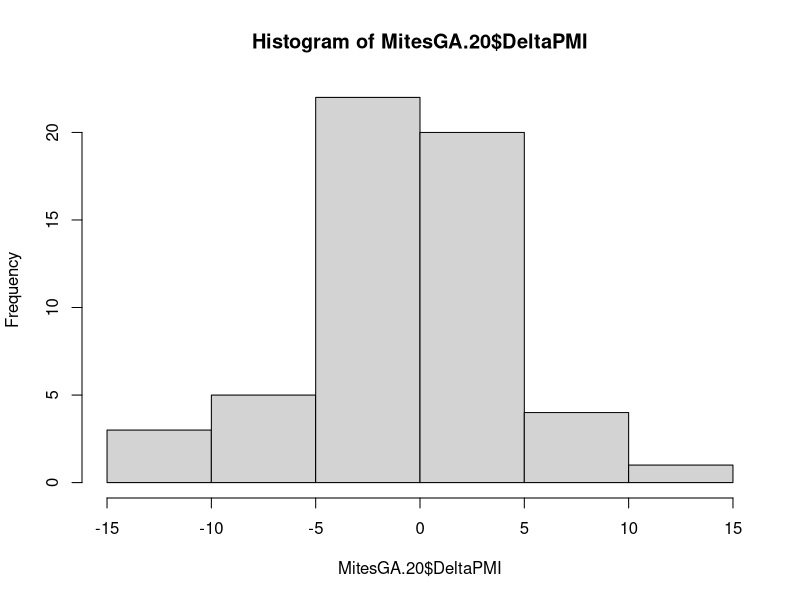
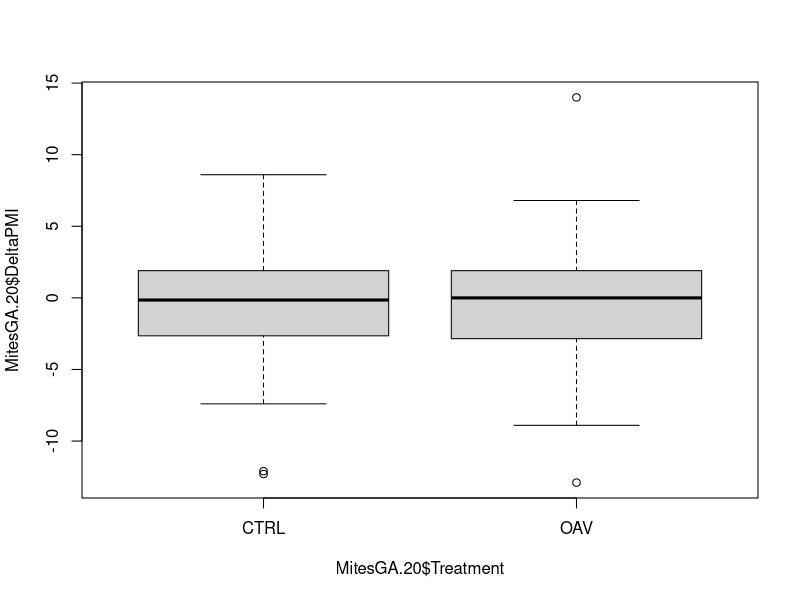
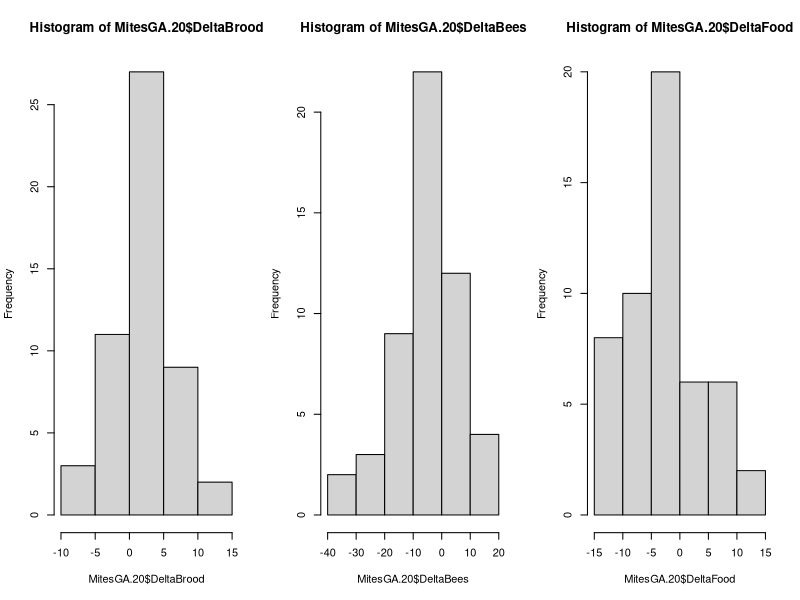
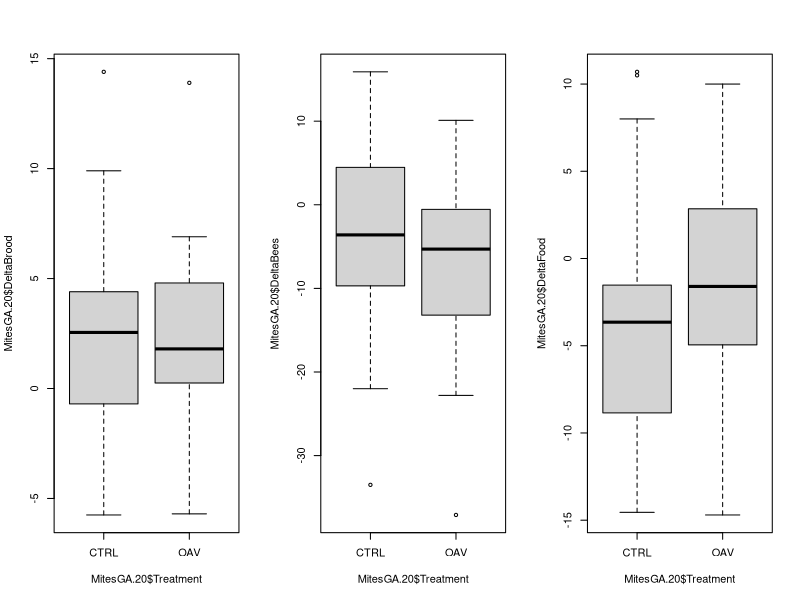

The R source for these figures, in order: (Note: this script raises an error after producing the figures.)
# Analysis Script


# First things first lets just see if shit worked UGA 2020

MitesUGA.Aug2020 <- read.csv('MiteWashUGAAugust2020.csv',header=T, stringsAsFactors = F)

MitesUGA.Sep2020 <- read.csv('MiteWashUGASeptember2020.csv',header=T, stringsAsFactors = F)

UGAColonies2020 <- read.csv('UGAColonyInfo2020.csv',header=T, stringsAsFactors = F)

# Simplest analysis: change in PMI based on treatment vs control

MitesGA.20 <- UGAColonies2020
MitesGA.20 <- MitesGA.20[which(MitesGA.20$Survived == 1),]
MitesGA.20$DeltaPMI <- NA

for(H in 1:NROW(MitesGA.20)){
  
  MitesGA.20$DeltaPMI[H] <- (MitesUGA.Sep2020$Percent[which(MitesUGA.Sep2020$Colony == MitesUGA.Sep2020$Colony[H])]
                             -
                               MitesUGA.Aug2020$Percent[which(MitesUGA.Aug2020$Colony == MitesUGA.Aug2020$Colony[H])]
  )
  
}

shapiro.test(MitesGA.20$DeltaPMI)

hist(MitesGA.20$DeltaPMI)

DMMod.1 <- glm(DeltaPMI ~ Yard + Treatment, 
               family = 'gaussian',
               data = MitesGA.20)

anova(DMMod.1, test = 'F')

boxplot(MitesGA.20$DeltaPMI ~ MitesGA.20$Treatment)  

## colony health metrics

HealthUGA.Aug20 <- read.csv('UGAColonyAssessments2020August.csv',header=T, stringsAsFactors = F)

HealthUGA.Sep20 <- read.csv('UGAColonyAssessments2020September.csv',header=T, stringsAsFactors = F)

HealthUGA.Aug20$Multiplier <- HealthUGA.Aug20$FrameType == 'Deep'
HealthUGA.Aug20$Multiplier[which(HealthUGA.Aug20$Multiplier)] <- 1
HealthUGA.Aug20$Multiplier[which(!HealthUGA.Aug20$Multiplier)] <- 0.5

HealthUGA.Sep20$Multiplier <- HealthUGA.Sep20$FrameType == 'Deep'
HealthUGA.Sep20$Multiplier[which(HealthUGA.Sep20$Multiplier)] <- 1
HealthUGA.Sep20$Multiplier[which(!HealthUGA.Sep20$Multiplier)] <- 0.5

MitesGA.20$DeltaBrood <- NA
MitesGA.20$DeltaBees <- NA
MitesGA.20$DeltaFood <- NA

for(H in 1:NROW(MitesGA.20)){
  
  MitesGA.20$DeltaBrood[H] <- (sum((HealthUGA.Sep20$Brood*HealthUGA.Sep20$Multiplier)[which(HealthUGA.Sep20$Colony == MitesGA.20$Colony[H])])
                               -  
                                 sum((HealthUGA.Aug20$Brood*HealthUGA.Aug20$Multiplier)[which(HealthUGA.Aug20$Colony == MitesGA.20$Colony[H])])
  )
  
  
  
  MitesGA.20$DeltaBees[H] <- (sum((HealthUGA.Sep20$Bees*HealthUGA.Sep20$Multiplier)[which(HealthUGA.Sep20$Colony == MitesGA.20$Colony[H])])
                              -  
                                sum((HealthUGA.Aug20$Bees*HealthUGA.Aug20$Multiplier)[which(HealthUGA.Aug20$Colony == MitesGA.20$Colony[H])])
  )
  
  
  
  MitesGA.20$DeltaFood[H] <- (sum((HealthUGA.Sep20$Honey*HealthUGA.Sep20$Multiplier)[which(HealthUGA.Sep20$Colony == MitesGA.20$Colony[H])])
                              -  
                                sum((HealthUGA.Aug20$Honey*HealthUGA.Aug20$Multiplier)[which(HealthUGA.Aug20$Colony == MitesGA.20$Colony[H])])
  )
  
}


par(mfrow = c(1,3))

shapiro.test(MitesGA.20$DeltaBrood)
shapiro.test(MitesGA.20$DeltaBees)
shapiro.test(MitesGA.20$DeltaFood)

hist(MitesGA.20$DeltaBrood)
hist(MitesGA.20$DeltaBees)
hist(MitesGA.20$DeltaFood)


DBrMod.1 <- glm(DeltaBrood ~ Yard + Treatment, 
                family = 'gaussian',
                data = MitesGA.20)

anova(DBrMod.1, test = 'F')

boxplot(MitesGA.20$DeltaBrood ~ MitesGA.20$Treatment)  


DBeMod.1 <- glm(DeltaBees ~ Yard + Treatment, 
                family = 'gaussian',
                data = MitesGA.20)

anova(DBeMod.1, test = 'F')

boxplot(MitesGA.20$DeltaBees ~ MitesGA.20$Treatment)  


DHoMod.1 <- glm(DeltaFood ~ Yard + Treatment, 
                family = 'gaussian',
                data = MitesGA.20)

anova(DHoMod.1, test = 'F')

boxplot(MitesGA.20$DeltaFood ~ MitesGA.20$Treatment)  

# Auburn 2020

FullData.AU.20 <- read.csv('Auburn20.csv',header=T, stringsAsFactors = F)

MitesAU.20 <- data.frame(Colony = 
                           (unique(FullData.AU.20$Colony))[-(match(FullData.AU.20$Colony[which(FullData.AU.20$Survived == 0)] , unique(FullData.AU.20$Colony)))])

MitesAU.20$Treatment <- NA
MitesAU.20$DeltaPMI <- NA
MitesAU.20$DeltaBees <- NA
MitesAU.20$DeltaBrood <- NA
MitesAU.20$DeltaFood <- NA


for(N in 1:NROW(MitesAU.20)){
  
  MitesAU.20$Treatment[N] <- unique(FullData.AU.20$Treatment[which(FullData.AU.20$Colony == MitesAU.20$Colony[N])])
  
  MitesAU.20$DeltaPMI[N] <- (FullData.AU.20$Mites[which(FullData.AU.20$Colony == MitesAU.20$Colony[N] & FullData.AU.20$Period == max(FullData.AU.20$Period))]
                             -
                            FullData.AU.20$Mites[which(FullData.AU.20$Colony == MitesAU.20$Colony[N] & FullData.AU.20$Period == min(FullData.AU.20$Period))])
  
  MitesAU.20$DeltaBees[N] <- (FullData.AU.20$AdultWorkers[which(FullData.AU.20$Colony == MitesAU.20$Colony[N] & FullData.AU.20$Period == max(FullData.AU.20$Period))]
                              -
                                FullData.AU.20$AdultWorkers[which(FullData.AU.20$Colony == MitesAU.20$Colony[N] & FullData.AU.20$Period == min(FullData.AU.20$Period))])
  
  MitesAU.20$DeltaBrood[N] <- (FullData.AU.20$BroodCells[which(FullData.AU.20$Colony == MitesAU.20$Colony[N] & FullData.AU.20$Period == max(FullData.AU.20$Period))]
                               -
                                 FullData.AU.20$BroodCells[which(FullData.AU.20$Colony == MitesAU.20$Colony[N] & FullData.AU.20$Period == min(FullData.AU.20$Period))])
  
  MitesAU.20$DeltaFood[N] <- (FullData.AU.20$Honey[which(FullData.AU.20$Colony == MitesAU.20$Colony[N] & FullData.AU.20$Period == max(FullData.AU.20$Period))]
                              -
                                FullData.AU.20$Honey[which(FullData.AU.20$Colony == MitesAU.20$Colony[N] & FullData.AU.20$Period == min(FullData.AU.20$Period))])
  
}

DMMod.2 <- glm(DeltaPMI ~ Treatment, 
               family = 'gaussian',
               data = MitesAU.20)

anova(DMMod.2, test = 'F')

boxplot(MitesAU.20$DeltaPMI ~ MitesAU.20$Treatment)  


